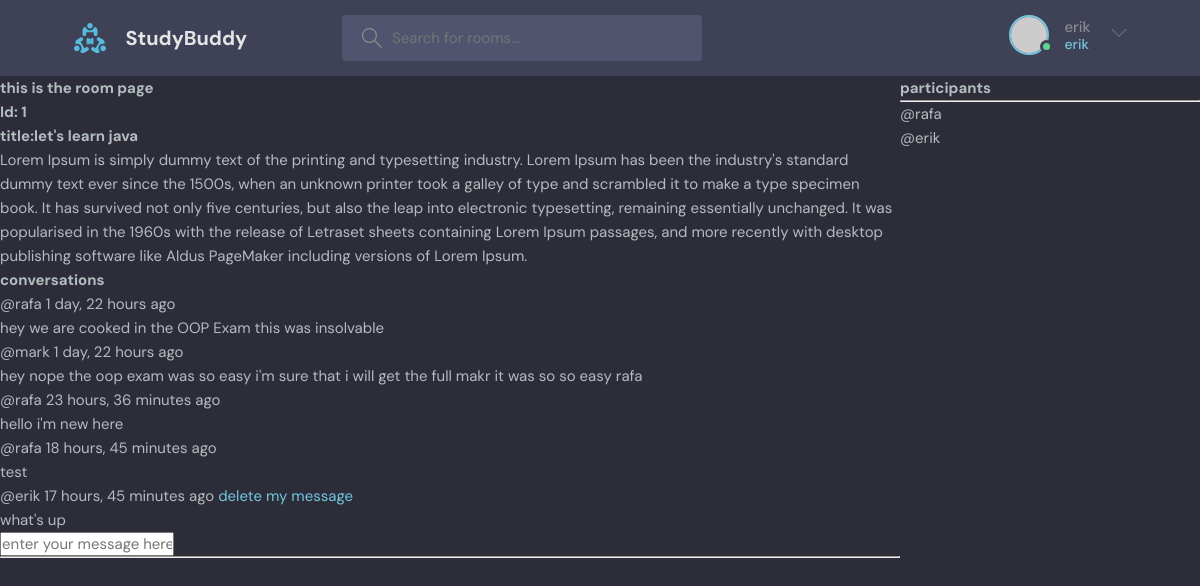
/room/1/ (signed in), run on the app's committed database.
### base/models.py (models this page shows, shortened)
class Room(models.Model):
    host=models.ForeignKey(User,on_delete=models.SET_NULL,null=True)
    name=models.CharField(max_length=200)
    topic=models.ForeignKey(Topic,on_delete=models.SET_NULL,null=True)
    participants=models.ManyToManyField(User,related_name='participants',blank=True)
    description=models.TextField(null=True,blank=True)
    updated=models.DateTimeField(auto_now=True)
    created=models.DateTimeField(auto_now_add=True)
    class Meta:
        ordering=['-updated','-created']

class Message(models.Model):
    room=models.ForeignKey(Room,on_delete=models.CASCADE)
    body=models.TextField()
    user=models.ForeignKey(User,on_delete=models.CASCADE)
    updated=models.DateTimeField(auto_now=True)
    created=models.DateTimeField(auto_now_add=True)

### base/views.py (the view, shortened to what this page needs)
# urls.py: path('room/<str:pk>/',views.room,name='room'),
def room(request, pk):
    room = Room.objects.get(id=pk)
    room_messages = room.message_set.all().order_by('created')
    participants = room.participants.all()
    context = {
        'room': room,
        'room_messages': room_messages,
        'participants': participants
    }
    return render(request, 'base/room.html', context)

### base/templates/base/room.html (shortened to what this page needs)
{% extends "main.html" %}
    {%block content %}
    <div class="room-container">
        <div>
            <h1>this is the room page </h1>
            <h2>Id: {{room.id}}</h2>
   <h2>title:{{room.name}}</h2>
                <p>{{room.description}}</p>
                <div class="comment-wrapper">
        <h3>conversations</h3>
        {%for message in room_messages%}
        <div>
            <small>@{{message.user}}  {{message.created|timesince}} ago
                 {% if request.user == message.user  %}<a href="{% url 'deleteMessage' message.id %}">delete my message</a> {% endif %}</small>
            <p>{{message.body}}</p>
        </div>
        {% endfor %}
        {% if request.user.is_authenticated %}
        <div class="comment-form">
            <form method="POST" action="">
                <input type="text" placeholder="enter your message here....." name="body">
            </form>
        </div>{% endif %}
        <hr>
    </div>
</div>
<div>
    <h3>participants</h3>
    <hr>
    {% for participant in participants  %}
     <div>
        <p>
            @{{participant.username}}
        </p>
     </div>
    {% endfor %}
</div>
</div>
{% endblock %}

### templates/navbar.html (shortened to what this page needs)
{% load static %}
<header class="header header--loggedIn">
      <div class="container">
        <a href="{%url 'home'%}" class="header__logo">
          <img src="{%static 'images/logo.svg'%}" />
          <h1>StudyBuddy</h1>
        </a>
        <form class="header__search" method="GET" action="{% url 'home'%}">
          <label>
            <input placeholder="Search for rooms..." name="q" />
          </label>
        </form>
        <nav class="header__menu">
    {% if request.user.is_authenticated %}
          <div class="header__user">
            <a href="profile.html">
              <div class="avatar avatar--medium active">
                <img src="https://randomuser.me/api/portraits/men/37.jpg" />
              </div>
              <p>{{request.user.username}} <span>{{request.user.username}}</span></p>
            </a>
            <button class="dropdown-button">
              <svg version="1.1" xmlns="http://www.w3.org/2000/svg" width="32" height="32" viewBox="0 0 32 32">
                <title>chevron-down</title>
                <path d="M16 21l-13-13h-3l16 16 16-16h-3l-13 13z"></path>
              </svg>
            </button>
          </div>
          {% else %}
          <a href="{%url 'login'%}">
           <img src="{%static 'images/avatar.svg'%}" alt="image">
           <p>Login</p></a>
          {% endif %}
        </nav>
    </div>
</header>

### static/styles/style.css (style rules this page uses)
:root { --color-main: #71c6dd; --color-main-light: #e1f6fb; --color-dark: #3f4156; --color-dark-medium: #51546e; --color-dark-light: #696d97; --color-light: #e5e5e5; --color-gray: #8b8b8b; --color-light-gray: #b2bdbd; --color-bg: #2d2d39; --color-success: #5dd693; --color-error: #fc4b0b; }
* { font-family: "DM Sans", -apple-system, BlinkMacSystemFont, "Segoe UI", Roboto, Oxygen, Ubuntu, Cantarell, "Open Sans", "Helvetica Neue", sans-serif; margin: 0; padding: 0; box-sizing: border-box; text-rendering: optimizeLegibility; font-size: inherit; }
html { font-size: 56.25%; }
@media only screen and (min-width: 1200px) { html { font-size: 62.5%; } }
body { line-height: 1.6; font-weight: 400; font-size: 1.5rem; color: var(--color-light-gray); background-color: var(--color-bg); min-height: 100vh; }
img { width: 100%; }
a { display: inline-block; color: var(--color-main); text-decoration: none; }
.container { max-width: 120rem; width: 90%; margin: auto; }
.avatar { position: relative; display: inline-block; border-radius: 50%; border: 2px solid var(--color-main); }
.avatar img { display: block; border-radius: 50%; object-fit: cover; object-position: center; }
.avatar::after { content: ""; display: block; position: absolute; background-color: var(--color-gray); z-index: 111; border-radius: 50%; border: 0.3rem solid var(--color-dark); }
.avatar.active::after { background-color: var(--color-success); }
.avatar.avatar--medium img { width: 3.6rem; height: 3.6rem; border-radius: 50%; }
.avatar.avatar--medium:after { width: 0.7rem; height: 0.7rem; bottom: 0px; right: -6px; }
.header { padding: 1.5rem; background-color: var(--color-dark); }
.header > .container { display: flex; gap: 9.5rem; }
.header__logo, .header__user { display: flex; gap: 2rem; align-items: center; }
.header__logo > img { height: 3.2rem; width: 3.2rem; }
.header__logo > h1 { font-weight: 700; font-size: 2rem; color: var(--color-light); }
.header__search > label { background-color: var(--color-dark-medium); padding: 1.3rem 1rem; display: flex; align-items: center; gap: 1rem; border-radius: 4px; }
.header__search svg { fill: var(--color-gray); width: 2rem; height: 2rem; margin-left: 1rem; }
.header__search input { width: 30rem; background: transparent; border: none; outline: none; color: var(--color-light); }
.header__menu { margin-left: auto; position: relative; }
.header__menu a { display: flex; gap: 1.5rem; align-items: center; font-weight: 500; text-decoration: none; color: var(--color-gray); }
.header__menu img { height: 3.6rem; }
.header__menu p { line-height: 1.2; }
.header__menu span { color: var(--color-main); font-weight: 500; font-size: 1.4rem; display: block; }
.header__menu svg { width: 1.6rem; height: 1.6rem; fill: var(--color-dark-light); }
.dropdown-button { background: transparent; border: 0; outline: 0; cursor: pointer; }

### base/templates/base/room.html (style rules this page uses)
.room-container { display: grid; grid-template-columns:3fr 1fr; }

### data on the page
Room: id "1", name "let's learn java", description "Lorem Ipsum is simply dummy text of the printing and typesetting industry. Lorem Ipsum has been the industry's standard dummy text ever since the 1500s, when an unknown printer took a galley of type and scrambled it to make a type specimen book. It has survived not only five centuries, but also the leap into electronic typesetting, remaining essentially unchanged. It was popularised in the 1960s with the release of Letraset sheets containing Lorem Ipsum passages, and more recently with desktop publishing software like Aldus PageMaker including versions of Lorem Ipsum."
Message: user "rafa", created "1 day, 22 hours", body "hey we are cooked in the OOP Exam this was insolvable"
Message: user "mark", created "1 day, 22 hours", body "hey nope the oop exam was so easy i'm sure that i will get the full makr it was so so easy rafa"
Message: user "rafa", created "23 hours, 36 minutes", body "hello i'm new here"
Message: user "rafa", created "18 hours, 45 minutes", body "test"
Message: user "erik", created "17 hours, 45 minutes", shows "delete my message", body "what's up"

### other printed values
{{ request.user.username }} "erik"
{{ participant.username }} "rafa"
{{ participant.username }} "erik"
